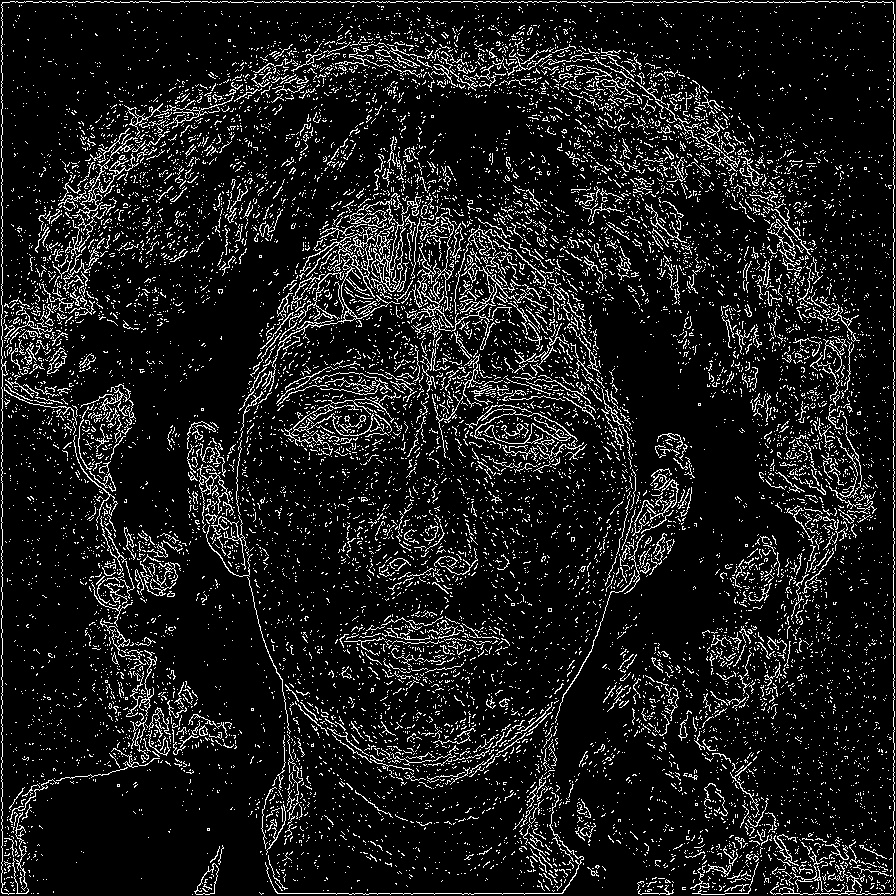
#> input picture Artificial Intelligence Coursework/training_data/Angry/006_an_000_0025.jpg, 896 x 896 px; its folder holds only this picture in this run
$ python preprocessing.py
#> lines starting #> are read from the running program, lines starting #| are printed output that depends on the picture
import os
import cv2
import numpy as np
import argparse
import glob

# File paths of the folders with the images in them
angerDir = 'C://Users//Andrew//Desktop//AI Project//Artificial Intelligence Coursework//training_data//Angry'
disgustedDir = 'C://Users//Andrew//Desktop//AI Project//Artificial Intelligence Coursework//training_data//Disgusted'
fearDir = 'C://Users//Andrew//Desktop//AI Project//Artificial Intelligence Coursework//training_data//Fear'
happyDir = 'C://Users//Andrew//Desktop//AI Project//Artificial Intelligence Coursework//training_data//Happy'
neutralDir = 'C://Users//Andrew//Desktop//AI Project//Artificial Intelligence Coursework//training_data//Neutral'
sadDir = 'C://Users//Andrew//Desktop//AI Project//Artificial Intelligence Coursework//training_data//Sad'
surprisedDir = 'C://Users//Andrew//Desktop//AI Project//Artificial Intelligence Coursework//training_data//Surprised'
testDir = 'C://Users//Andrew//Desktop//AI Project//Artificial Intelligence Coursework//Test_Data'


# function that can be used for the edge detection
def auto_canny(img, sigma = 0.33):
	v = np.median(img)

	lower = int(max (0, (1.0 - sigma) * v))
	upper = int(min (255, (1.0 - sigma) * v))
	edged = cv2.Canny(img,lower,upper)
	return edged


# rest of the functions pulls all the images for eachfolder, converts them to grey scale
# does a gaussian blur first then the edge detection and writes over the files in the folders

for imagePath in glob.glob(angerDir + "/*.jpg"):
	img = cv2.imread(imagePath)
#> img is the input picture: shape (896, 896, 3); min 0, max 255, mean 27.2
	gray = cv2.cvtColor(img, cv2.COLOR_BGR2GRAY)
	blurred = cv2.GaussianBlur(gray, (3,3) , 0)
	edges = auto_canny(blurred)
#> in auto_canny, `v = np.median(img)`: v = 1
#> in auto_canny, `lower = int(max (0, (1.0 - sigma) * v))`: lower = 0
#> in auto_canny, `edged = cv2.Canny(img,lower,upper)`:
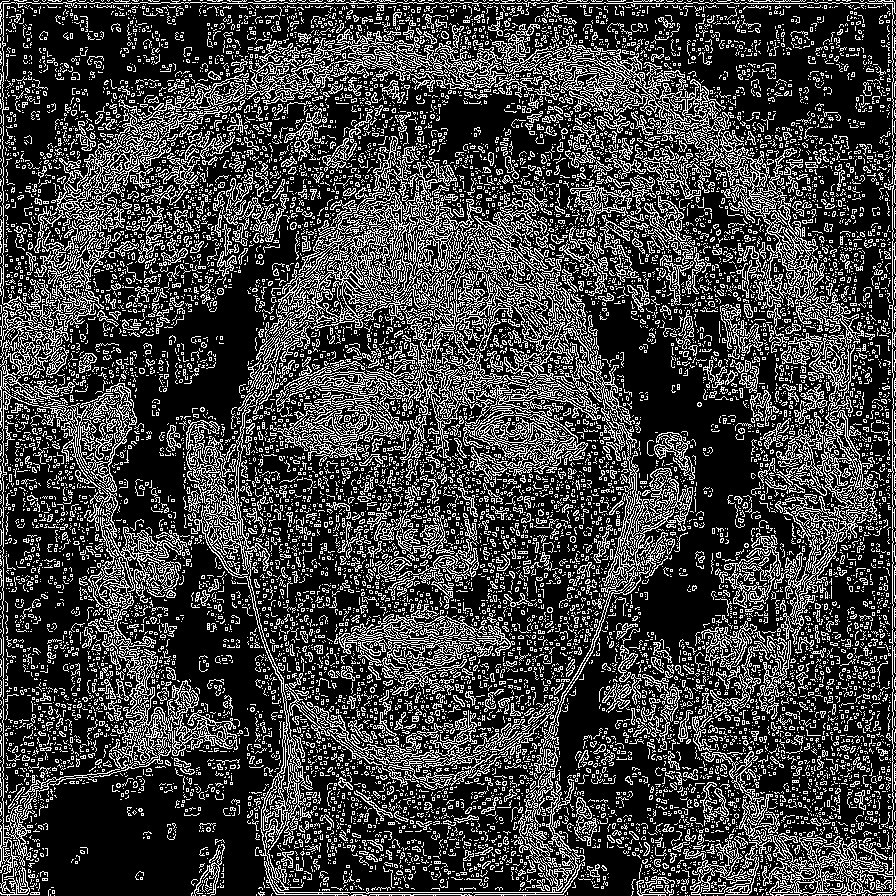
#> edged: shape (896, 896); 25.5% white in thin lines or dots
	cv2.imwrite(imagePath, edges)

for imagePath in glob.glob(disgustedDir + "/*.jpg"):
	img = cv2.imread(imagePath)
	gray = cv2.cvtColor(img, cv2.COLOR_BGR2GRAY)
	blurred = cv2.GaussianBlur(gray, (3,3) , 0)
	edges = auto_canny(blurred)
	cv2.imwrite(imagePath, edges)

for imagePath in glob.glob(fearDir + "/*.jpg"):
	img = cv2.imread(imagePath)
	gray = cv2.cvtColor(img, cv2.COLOR_BGR2GRAY)
	blurred = cv2.GaussianBlur(gray, (3,3) , 0)
	edges = auto_canny(blurred)
	cv2.imwrite(imagePath, edges)

for imagePath in glob.glob(happyDir + "/*.jpg"):
	img = cv2.imread(imagePath)
	gray = cv2.cvtColor(img, cv2.COLOR_BGR2GRAY)
	blurred = cv2.GaussianBlur(gray, (3,3) , 0)
	edges = auto_canny(blurred)
	cv2.imwrite(imagePath, edges)

for imagePath in glob.glob(neutralDir + "/*.jpg"):
	img = cv2.imread(imagePath)
	gray = cv2.cvtColor(img, cv2.COLOR_BGR2GRAY)
	blurred = cv2.GaussianBlur(gray, (3,3) , 0)
	edges = auto_canny(blurred)
	cv2.imwrite(imagePath, edges)

for imagePath in glob.glob(sadDir + "/*.jpg"):
	img = cv2.imread(imagePath)
	gray = cv2.cvtColor(img, cv2.COLOR_BGR2GRAY)
	blurred = cv2.GaussianBlur(gray, (3,3) , 0)
	edges = auto_canny(blurred)
	cv2.imwrite(imagePath, edges)

for imagePath in glob.glob(surprisedDir + "/*.jpg"):
	img = cv2.imread(imagePath)
	gray = cv2.cvtColor(img, cv2.COLOR_BGR2GRAY)
	blurred = cv2.GaussianBlur(gray, (3,3) , 0)
	edges = auto_canny(blurred)
	cv2.imwrite(imagePath, edges)


for imagePath in glob.glob(testDir + "/*.jpg"):
	img = cv2.imread(imagePath)
	gray = cv2.cvtColor(img, cv2.COLOR_BGR2GRAY)
	blurred = cv2.GaussianBlur(gray, (3,3) , 0)
	edges = auto_canny(blurred)
	cv2.imwrite(imagePath, edges)

$ run again, on Artificial Intelligence Coursework/training_data/Angry/007_an_001_0039.jpg
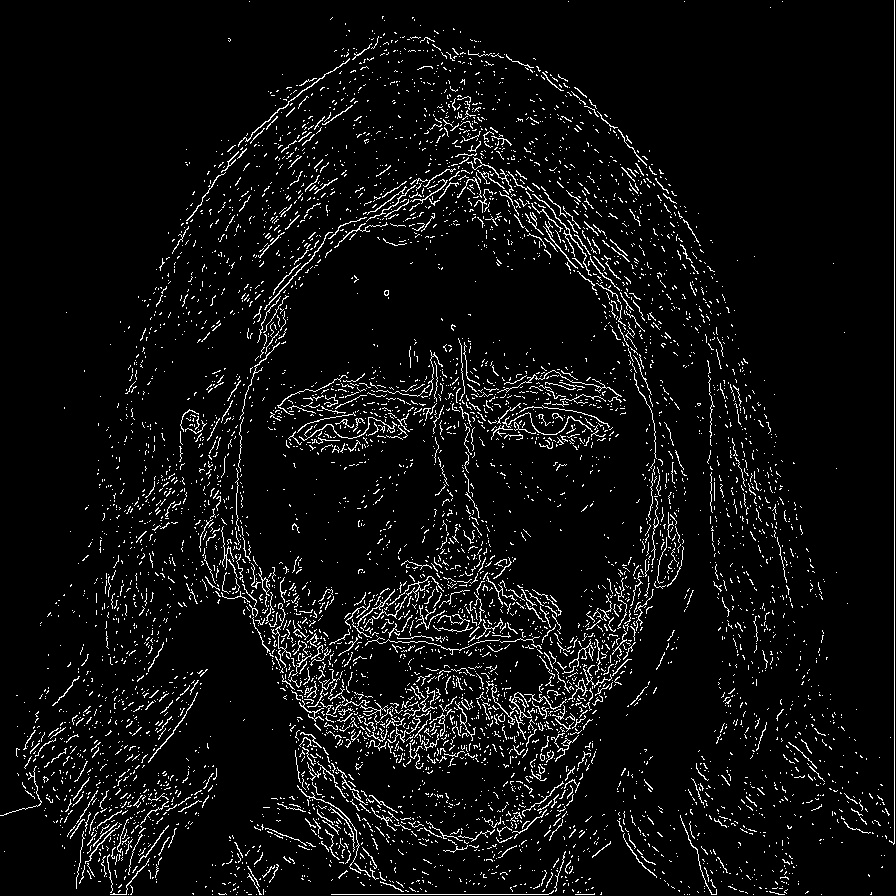
#> input picture Artificial Intelligence Coursework/training_data/Angry/007_an_001_0039.jpg, 896 x 896 px
#> img is the input picture: shape (896, 896, 3); min 0, max 255, mean 14.7
#> v = 0
#> in auto_canny, `edged = cv2.Canny(img,lower,upper)`:
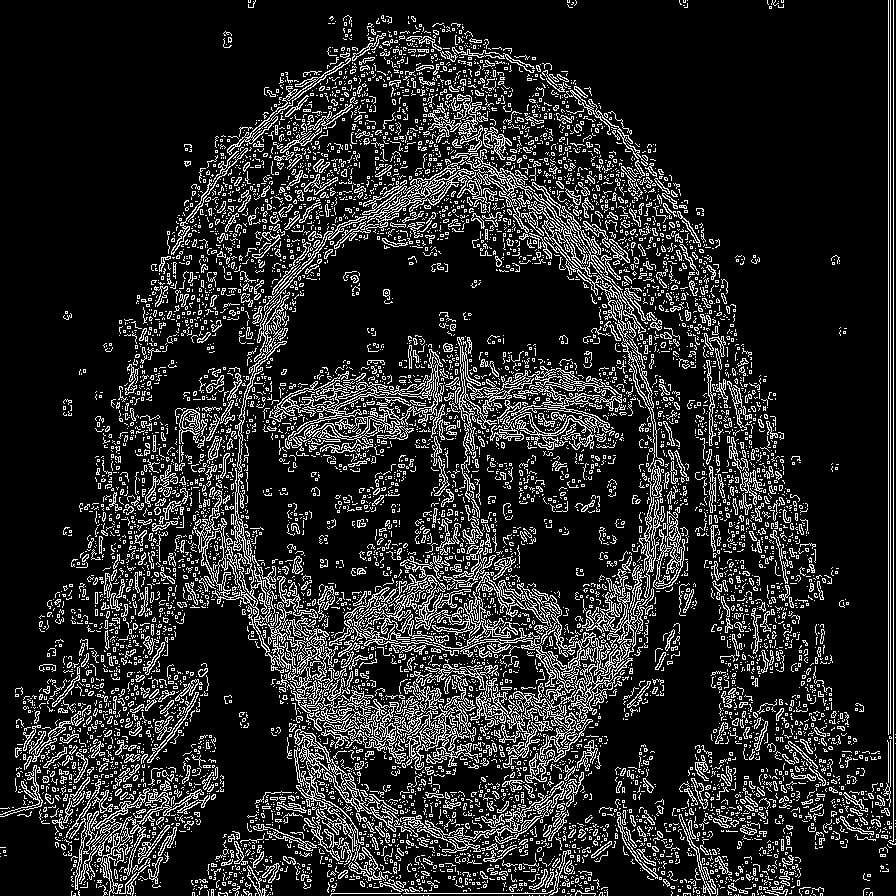
#> edged: shape (896, 896); 15.6% white in thin lines or dots

$ run again, on Artificial Intelligence Coursework/training_data/Angry/008_an_002_0019.jpg
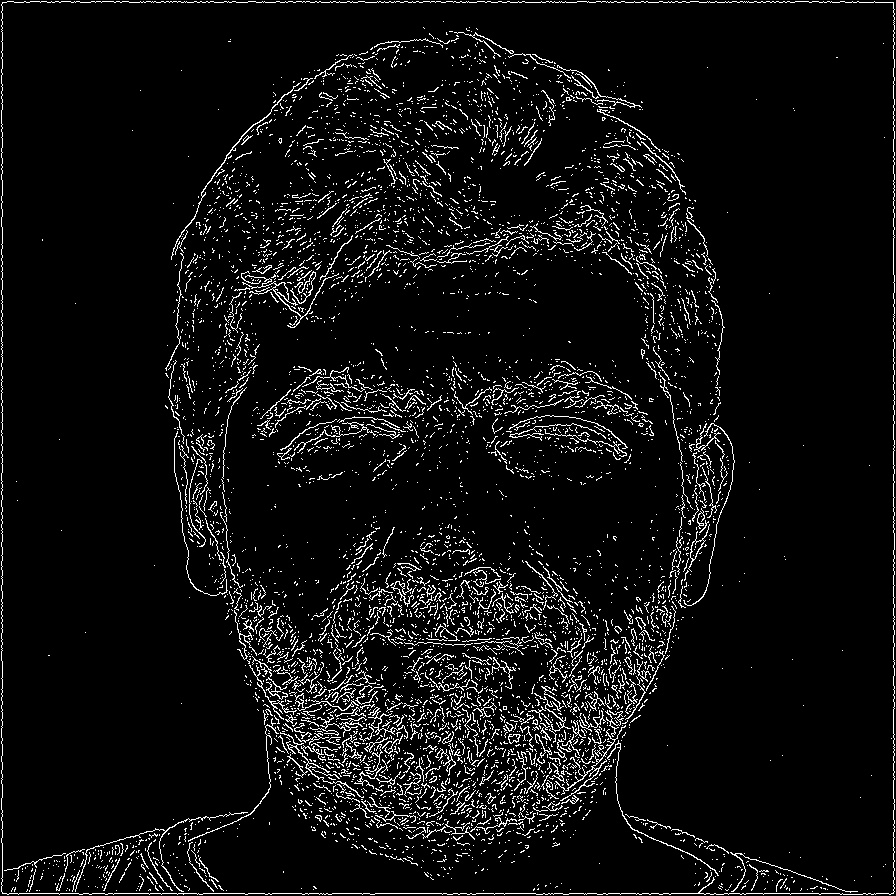
#> input picture Artificial Intelligence Coursework/training_data/Angry/008_an_002_0019.jpg, 896 x 896 px
#> img is the input picture: shape (896, 896, 3); min 0, max 255, mean 15.5
#> v = 0
#> in auto_canny, `edged = cv2.Canny(img,lower,upper)`:
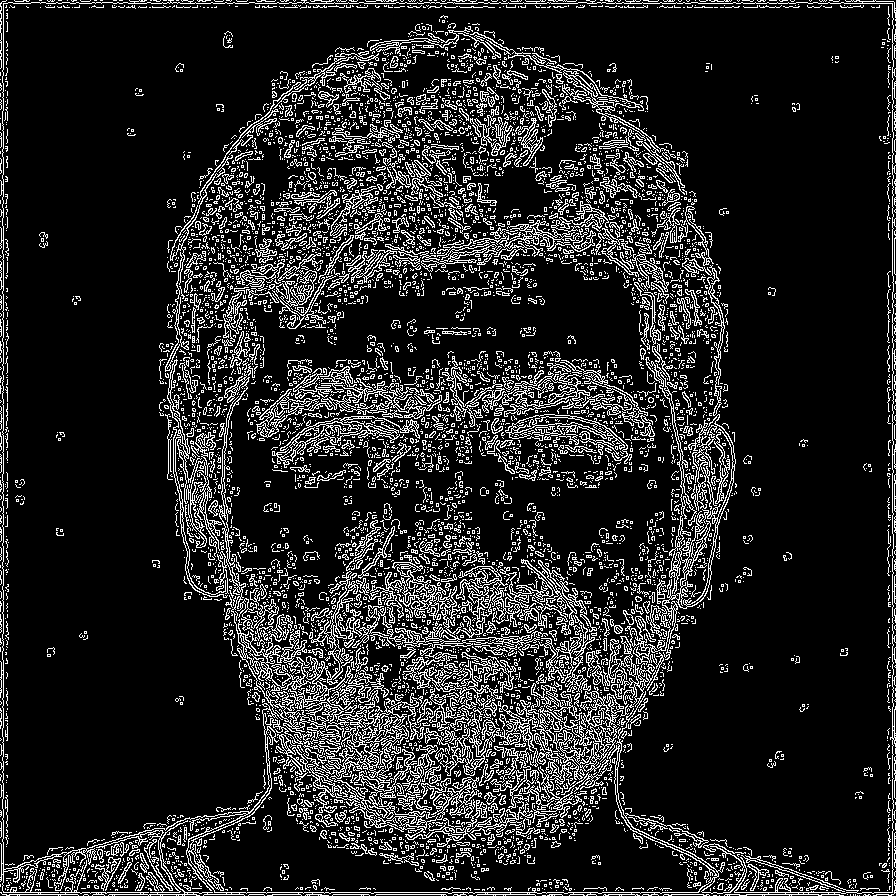
#> edged: shape (896, 896); 14.4% white in thin lines or dots

$ run again, on Artificial Intelligence Coursework/training_data/Angry/010_an_001_0023.jpg
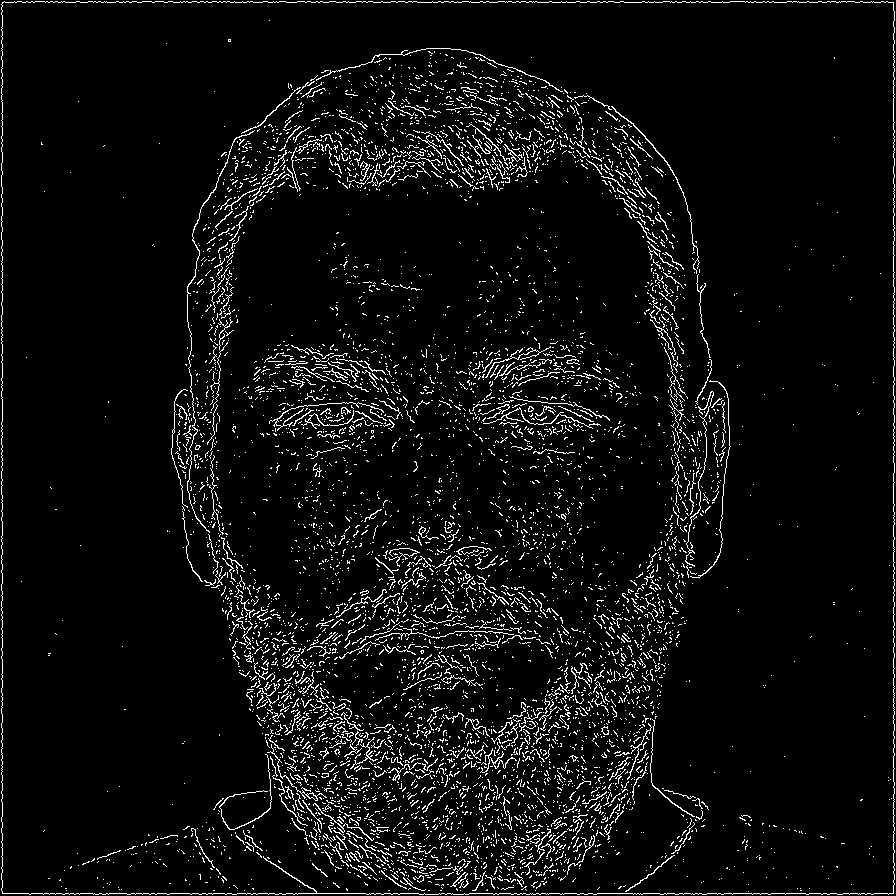
#> input picture Artificial Intelligence Coursework/training_data/Angry/010_an_001_0023.jpg, 896 x 896 px
#> img is the input picture: shape (896, 896, 3); min 0, max 255, mean 13.8
#> v = 0
#> in auto_canny, `edged = cv2.Canny(img,lower,upper)`:
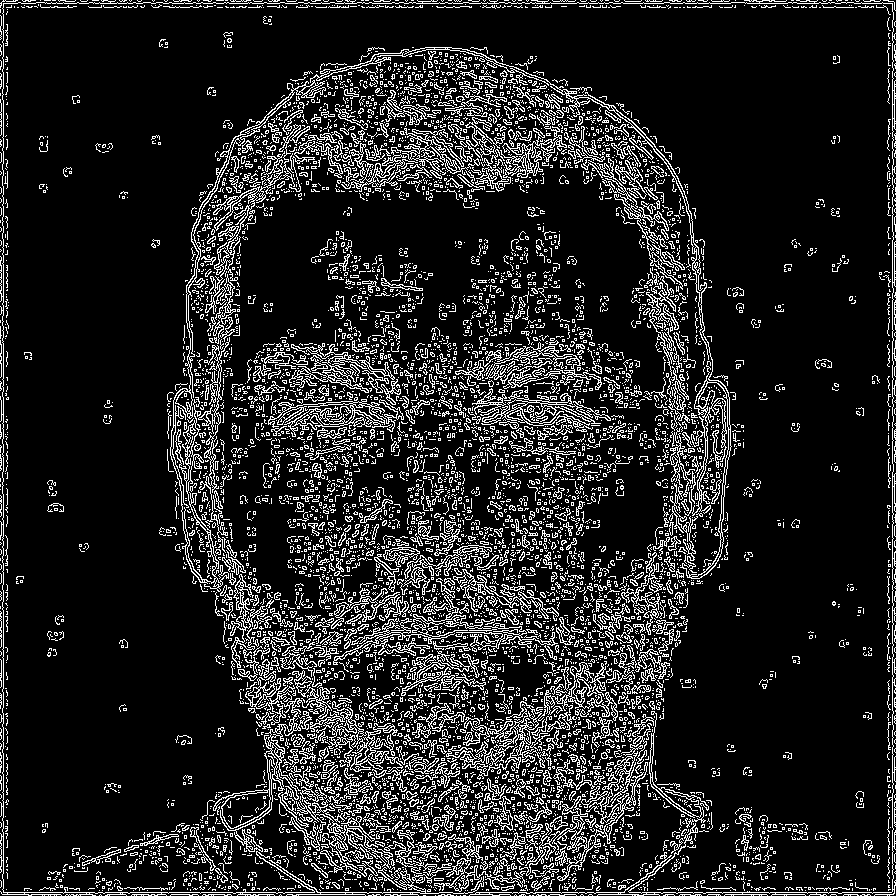
#> edged: shape (896, 896); 13.9% white in thin lines or dots
